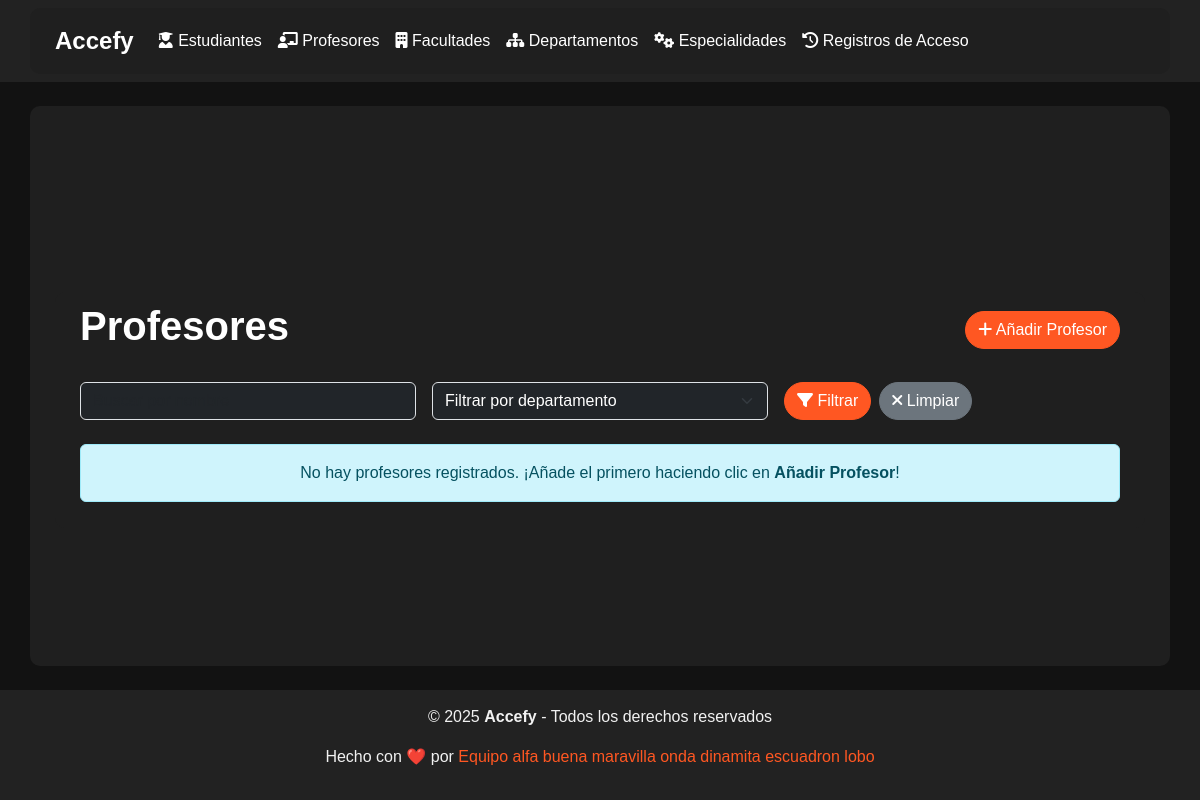
The page //professors/ on the database as committed earlier.
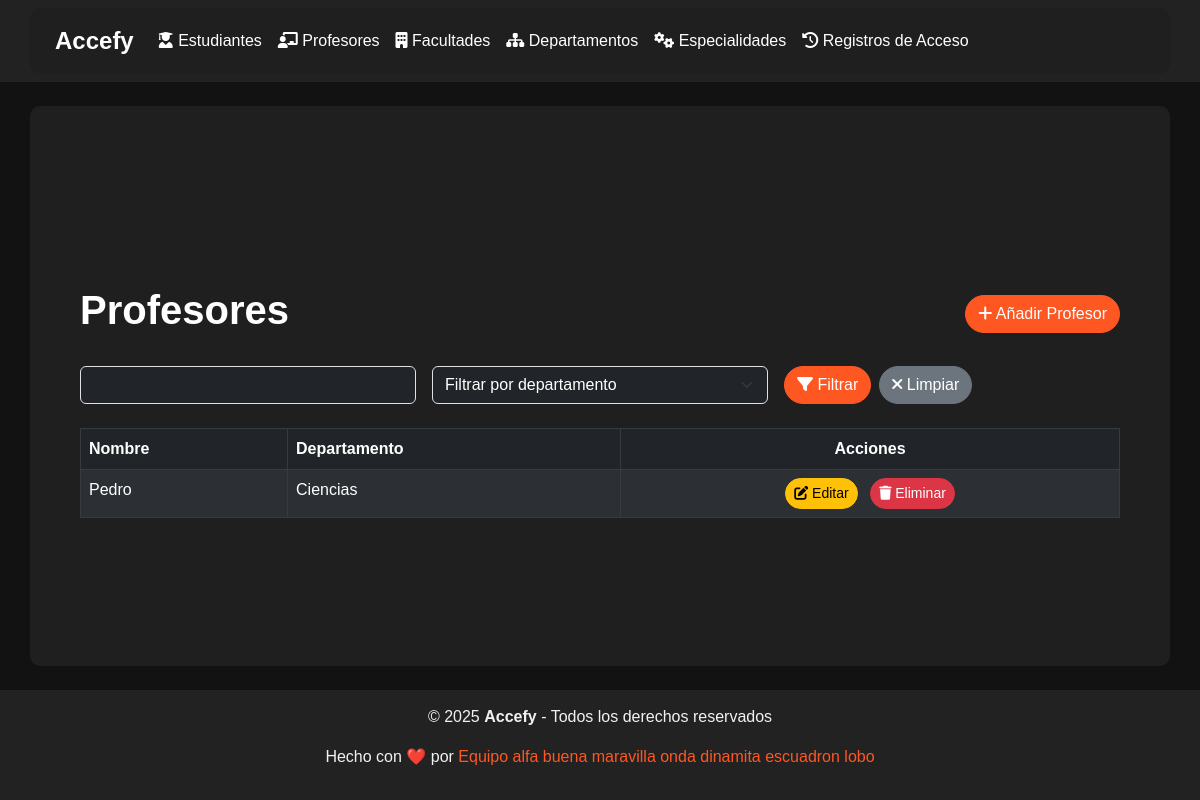
The same page on the database as committed later.
### bibman_app/models.py (models this page shows, shortened)
class Person(models.Model):
    name = models.CharField(max_length=255)  # Full name
    faculty = models.ForeignKey(Faculty, on_delete=models.CASCADE, related_name="persons")  # Faculty
    created_at = models.DateTimeField(auto_now_add=True)  # To track creation time

class Professor(Person):
    department = models.ForeignKey(Department, on_delete=models.SET_NULL, null=True, blank=True, related_name="professors")

class Person(models.Model):
    name = models.CharField(max_length=255)  # Full name
    faculty = models.ForeignKey(Faculty, on_delete=models.CASCADE, related_name="persons")  # Faculty
    created_at = models.DateTimeField(auto_now_add=True)  # To track creation time

class Department(models.Model):
    name = models.CharField(max_length=255)  # Department name
    faculty = models.ForeignKey(Faculty, on_delete=models.CASCADE, related_name="departments")

### bibman_app/views.py (the view)
# urls.py: path("professors/", ProfessorListView.as_view(), name="professor-list"),
class ProfessorListView(ListView):
    model = Professor
    template_name = "professors/professor_list.html"
    context_object_name = "professors"
    def get_context_data(self, **kwargs):
        context = super().get_context_data(**kwargs)
        context['majors'] = Major.objects.all()  # Ensure that you're passing all majors to the context
        context['departments'] = Department.objects.all()  # Ensure that you're passing all departments to the context
        return context
    def get_queryset(self):
        queryset = super().get_queryset()
        name = self.request.GET.get('name')
        major = self.request.GET.get('major')
        academic_year = self.request.GET.get('academic_year')
        if name:
            queryset = queryset.filter(name__icontains=name)
        if major:
            queryset = queryset.filter(major_id=major)
        if academic_year:
            queryset = queryset.filter(academic_year=academic_year)
        return queryset

### bibman_app/templates/professors/professor_list.html (shortened to what this page needs)
{% extends "base.html" %}
{% block content %}
<div class="container mt-5">
  <div class="d-flex justify-content-between align-items-center mb-4">
    <h1 class="text-white">Profesores</h1>
    <a href="{% url 'professor-create' %}" class="btn btn-primary">
      <i class="fas fa-plus"></i> Añadir Profesor
    </a>
  </div>
  <form method="get" class="mb-4">
    <div class="row g-3">
      <div class="col-md-4">
        <input
          type="text"
          name="name"
          class="form-control bg-dark text-white"
          placeholder="Buscar por nombre"
          value="{{ request.GET.name|default:'' }}"
        />
      </div>
      <div class="col-md-4">
        <select
          name="department"
          class="form-select bg-dark text-white"
        >
          <option value="">Filtrar por departamento</option>
        </select>
      </div>
      <div class="col-md-4 d-flex align-items-center">
        <button type="submit" class="btn btn-primary me-2">
          <i class="fas fa-filter"></i> Filtrar
        </button>
        <a href="{% url 'professor-list' %}" class="btn btn-secondary">
          <i class="fas fa-times"></i> Limpiar
        </a>
      </div>
    </div>
  </form>
  {% if professors %}
  <table class="table table-hover table-bordered table-striped table-dark">
    <thead style="background-color: #ff5722; color: white">
      <tr>
        <th>Nombre</th>
        <th>Departamento</th>
        <th class="text-center">Acciones</th>
      </tr>
    </thead>
    <tbody>
      {% for professor in professors %}
      <tr>
        <td>{{ professor.name }}</td>
        <td>{{ professor.department.name|default:"N/A" }}</td>
        <td class="text-center">
          <a
            href="{% url 'professor-edit' professor.id %}"
            class="btn btn-sm btn-warning me-2"
          >
            <i class="fas fa-edit"></i> Editar
          </a>
          <a
            href="{% url 'professor-delete' professor.id %}"
            class="btn btn-sm btn-danger"
          >
            <i class="fas fa-trash"></i> Eliminar
          </a>
        </td>
      </tr>
      {% endfor %}
    </tbody>
  </table>
  {% else %}
  <div class="alert alert-info text-center" role="alert">
    No hay profesores registrados. ¡Añade el primero haciendo clic en
    <strong>Añadir Profesor</strong>!
  </div>
  {% endif %}
</div>
{% endblock %}

Rows that differ between the two databases and show on the page:
added Professor: name "Pedro", department.name "Ciencias"
Other text that changed with them:
text no longer shown: "No hay profesores registrados. ¡Añade el primero haciendo clic en Añadir Profesor !"
text now shown: "Nombre Departamento Acciones"
